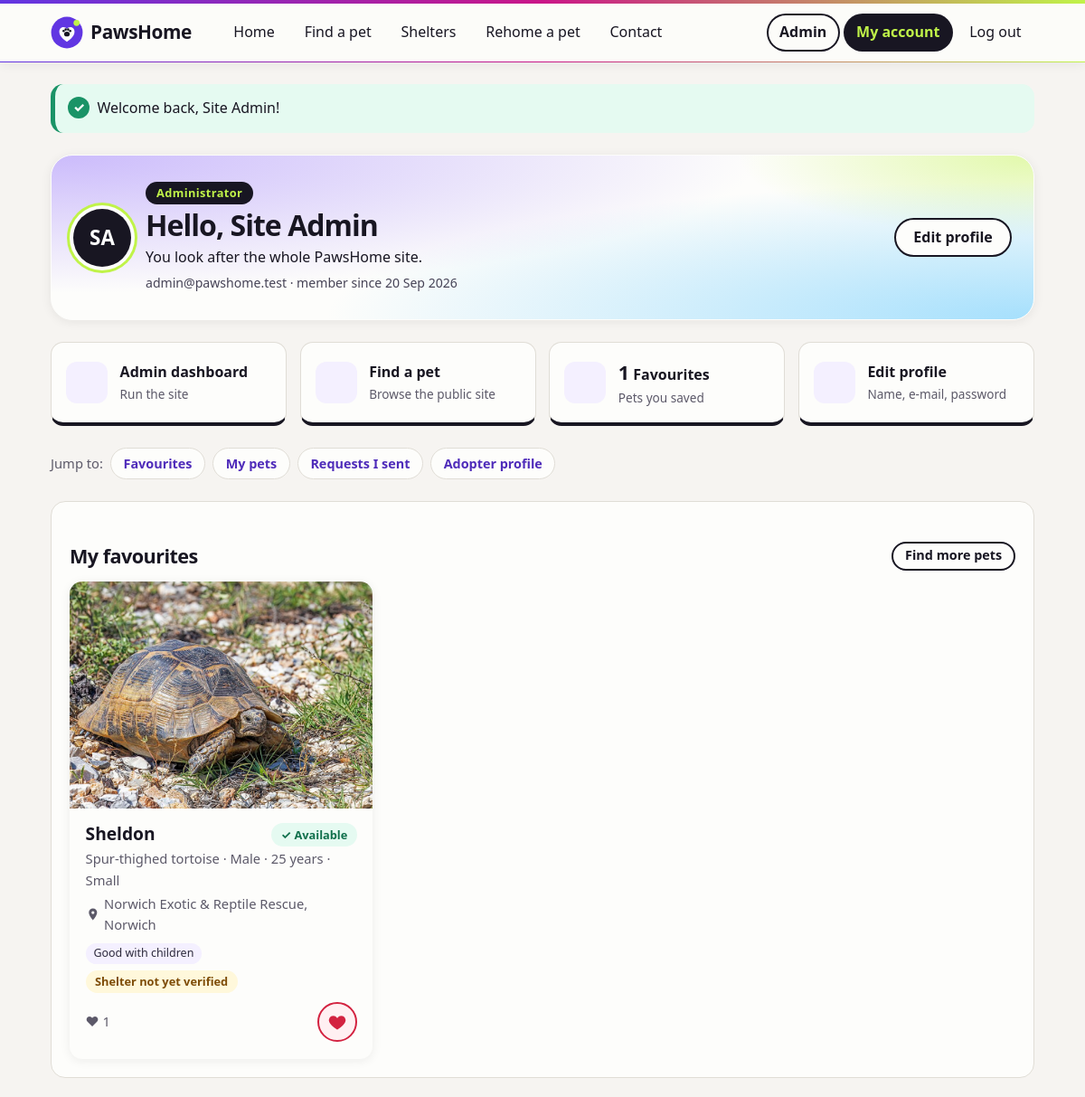
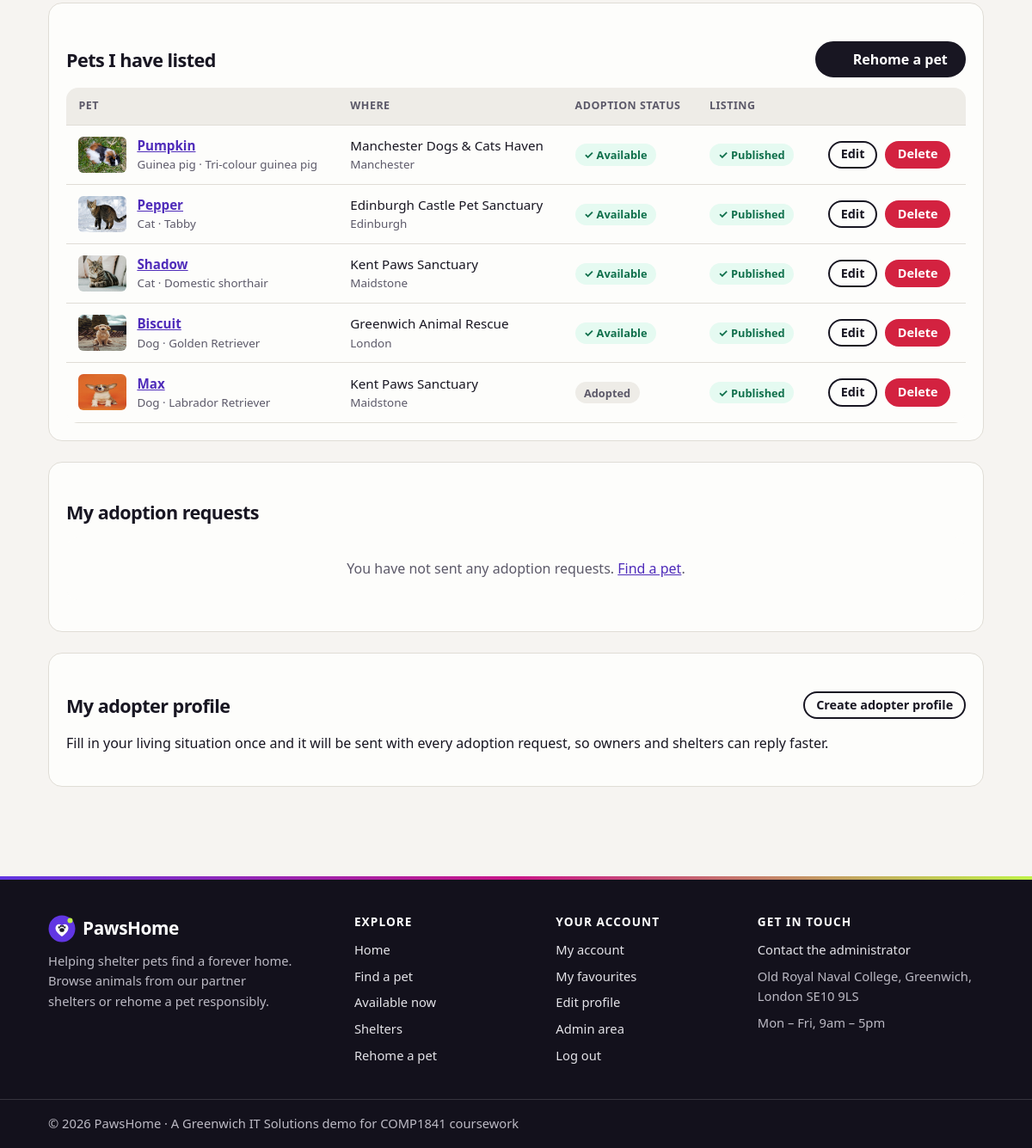
/myaccount.php (signed in), run on the app's committed database (2 pictures, top to bottom).
### tables this page shows
CREATE TABLE user (
    id INT NOT NULL AUTO_INCREMENT,
    name VARCHAR(100) NOT NULL,
    email VARCHAR(255) NOT NULL,
    password VARCHAR(255) NOT NULL,
    role ENUM('member', 'admin') NOT NULL DEFAULT 'member',
    shelterid INT NULL,               
    datejoined DATE NOT NULL,
    PRIMARY KEY (id),
    UNIQUE KEY (email)
);

CREATE TABLE pet (
    id INT NOT NULL AUTO_INCREMENT,
    name VARCHAR(50) NOT NULL,
    age INT NOT NULL,
    gender ENUM('Male', 'Female') NOT NULL,
    description TEXT NOT NULL,
    image VARCHAR(255) NULL,
    imagecredit VARCHAR(255) NULL,    
    imagesource VARCHAR(500) NULL,    
    breed VARCHAR(80) NULL,
    size ENUM('Small', 'Medium', 'Large') NOT NULL DEFAULT 'Medium',
    energy ENUM('Low', 'Medium', 'High') NOT NULL DEFAULT 'Medium',
    vaccinated TINYINT(1) NOT NULL DEFAULT 0,        
    neutered TINYINT(1) NOT NULL DEFAULT 0,
    healthnotes VARCHAR(500) NULL,                   
    goodwithkids TINYINT(1) NOT NULL DEFAULT 0,
    goodwithdogs TINYINT(1) NOT NULL DEFAULT 0,
    goodwithcats TINYINT(1) NOT NULL DEFAULT 0,
    apartmentok TINYINT(1) NOT NULL DEFAULT 0,       
    status ENUM('Available', 'Reserved', 'Adopted') NOT NULL DEFAULT 'Available',
     
    approval ENUM('Pending', 'Approved', 'Rejected') NOT NULL DEFAULT 'Pending',
    reviewnote VARCHAR(255) NULL,     
    dateadded DATE NOT NULL,
    speciesid INT NOT NULL,
    shelterid INT NULL,               
    city VARCHAR(100) NULL,           
    userid INT NULL,
    PRIMARY KEY (id),
    FOREIGN KEY (speciesid) REFERENCES species (id) ON DELETE RESTRICT,
    FOREIGN KEY (shelterid) REFERENCES shelter (id) ON DELETE RESTRICT,
    FOREIGN KEY (userid) REFERENCES user (id) ON DELETE SET NULL
);

CREATE TABLE species (
    id INT NOT NULL AUTO_INCREMENT,
    name VARCHAR(50) NOT NULL,
    PRIMARY KEY (id),
    UNIQUE KEY (name)
);

CREATE TABLE shelter (
    id INT NOT NULL AUTO_INCREMENT,
    name VARCHAR(100) NOT NULL,
    city VARCHAR(100) NOT NULL,
    email VARCHAR(255) NOT NULL,
    phone VARCHAR(30) NOT NULL,
    verified TINYINT(1) NOT NULL DEFAULT 0,    
    PRIMARY KEY (id)
);

### templates/petstable.html.php (the view, shortened to what the rows shown need)
<div class="table-wrap">
	<table class="data-table">
		<thead>
			<tr><th scope="col">Pet</th><th scope="col">Where</th><th scope="col">Adoption status</th><th scope="col">Listing</th><th scope="col"><span class="visually-hidden">Actions</span></th></tr>
		</thead>
		<tbody>
			<?php foreach ($petList as $pet): ?>
				<tr>
					<td data-label="Pet">
						<div class="cell-with-thumb">
							<img class="thumb" src="<?=html(imagePath($pet['image']))?>" alt="" width="56" height="42">
							<div>
								<a class="cell-title" href="pet.php?id=<?=html($pet['id'])?>"><?=html($pet['name'])?></a>
								<span class="cell-sub"><?=html($pet['speciesname'])?><?=$pet['breed'] ? ' &middot; ' . html($pet['breed']) : ''?></span>
							</div>
						</div>
					</td>
					<td data-label="Where"><?=html($pet['sheltername'] ?? 'Private rehoming')?><span class="cell-sub"><?=html($pet['sheltercity'])?></span></td>
					<td data-label="Adoption status"><span class="badge badge-<?=strtolower(html($pet['status']))?>"><?=html($pet['status'])?></span></td>
					<td data-label="Listing">
						<span class="badge badge-<?=strtolower(html($pet['approval']))?>"><?=html(reviewLabel($pet['approval']))?></span>
					</td>
					<td class="actions" data-label="Actions">
						<a class="btn btn-small btn-outline" href="editpet.php?id=<?=html($pet['id'])?>">Edit<span class="visually-hidden"> <?=html($pet['name'])?></span></a>
						<form action="deletepet.php" method="post" class="inline-form" data-confirm="Delete <?=html($pet['name'])?>? This cannot be undone.">
							<button class="btn btn-small btn-danger" type="submit">Delete<span class="visually-hidden"> <?=html($pet['name'])?></span></button>
						</form>
					</td>
				</tr>
			<?php endforeach; ?>
		</tbody>
	</table>
</div>

### templates/myaccount.html.php (shortened to what the rows shown need)
<?php
[$roleLabel, $roleText] = roleInfo($role);
$sections = [];
ob_start(); ?>
<section class="account-section" id="adopter-profile" aria-labelledby="adopter-heading">
	<div class="section-head">
		<h2 id="adopter-heading">My adopter profile</h2>
	</div>
</section>
<?php $sections['profile'] = ob_get_clean();
ob_start(); ?>
<section class="account-section" id="favourites" aria-labelledby="favourites-heading">
	<div class="section-head">
		<h2 id="favourites-heading">My favourites</h2>
		<a class="btn btn-small btn-outline" href="pets.php">Find more pets</a>
	</div>
	<?php if (empty($favourites)): ?>
		<p class="empty">You have not saved any pets yet. Press the &hearts; button on a pet to save it here. <a href="pets.php">Find a pet</a>.</p>
	<?php else: ?>
		<div class="grid">
			<?php foreach ($favourites as $pet): ?>
				<?php include __DIR__ . '/petcard.html.php'; ?>
			<?php endforeach; ?>
		</div>
	<?php endif; ?>
</section>
<?php $sections['favourites'] = ob_get_clean();
if ($shelterPets !== null): ?>
<?php endif;
$sections['shelter'] = ob_get_clean();
if ($role != 'staff' || !empty($myPets)): ?>
<section class="account-section" id="my-pets" aria-labelledby="mypets-heading">
	<div class="section-head">
		<h2 id="mypets-heading"><?=$shelterPets !== null ? 'Other pets I have listed' : 'Pets I have listed'?></h2>
		<a class="btn<?=$role == 'adopter' ? ' btn-outline' : ''?>" href="addpet.php"><?=icon('plus')?> Rehome a pet</a>
	</div>
	<?php if (empty($myPets)): ?>
		<p class="empty">You have not listed any pets yet. Need to find a new home for your pet? Press <strong>Rehome a pet</strong>.</p>
	<?php else: ?>
		<?php $petList = $myPets; $tableCaption = 'Pets I have listed'; include __DIR__ . '/petstable.html.php'; ?>
	<?php endif; ?>
</section>
<?php endif;
$sections['mypets'] = ob_get_clean();
ob_start(); ?>
<section class="account-section" id="my-requests" aria-labelledby="myrequests-heading">
	<div class="section-head">
		<h2 id="myrequests-heading">My adoption requests</h2>
	</div>
</section>
<?php $sections['myrequests'] = ob_get_clean();
$order = [
	'admin' => ['favourites', 'mypets', 'myrequests', 'profile'],
	'staff' => ['shelter', 'mypets', 'myrequests', 'favourites', 'profile'],
	'owner' => ['mypets', 'myrequests', 'favourites', 'profile'],
	'adopter' => ['myrequests', 'favourites', 'profile', 'mypets']
][$role];
?>
<header class="role-hero role-<?=html($role)?>">
	<div class="role-hero-main">
		<span class="avatar" aria-hidden="true"><?=html(initials($user['name']))?></span>
		<div>
			<p class="role-chip"><?=html($roleLabel)?><?=$role == 'staff' ? ' &middot; ' . html($user['sheltername']) : ''?></p>
			<h1>Hello, <?=html($user['name'])?></h1>
			<p class="role-hero-text"><?=html($roleText)?></p>
			<p class="role-hero-meta"><?=html($user['email'])?> &middot; member since <?=formatDate($user['datejoined'])?></p>
		</div>
	</div>
</header>
<?php foreach ($order as $key): ?>
	<?=$sections[$key]?>
<?php endforeach; ?>

### templates/petcard.html.php (shortened to what the rows shown need)
<article class="card pet-card">
	<a class="card-image" href="pet.php?id=<?=html($pet['id'])?>" tabindex="-1" aria-hidden="true">
		<img src="<?=html(imagePath($pet['image']))?>" alt="<?=html($pet['name'])?>" loading="lazy" width="400" height="300">
	</a>
	<div class="card-body">
		<div class="card-top">
			<h3><a href="pet.php?id=<?=html($pet['id'])?>"><?=html($pet['name'])?></a></h3>
			<span class="badge badge-<?=strtolower(html($pet['status']))?>"><?=html($pet['status'])?></span>
		</div>
		<p class="meta"><?=html($pet['breed'] ?: $pet['speciesname'])?> &middot; <?=html($pet['gender'])?> &middot; <?=html($pet['age'])?> <?=$pet['age'] == 1 ? 'year' : 'years'?> &middot; <?=html($pet['size'])?></p>
		<p class="meta meta-place">
			<svg aria-hidden="true" viewBox="0 0 24 24" width="16" height="16"><path fill="currentColor" d="M12 2a7 7 0 0 0-7 7c0 5.2 7 13 7 13s7-7.8 7-13a7 7 0 0 0-7-7zm0 9.5A2.5 2.5 0 1 1 12 6.5a2.5 2.5 0 0 1 0 5z"/></svg>
			<?=html(placeLabel($pet))?>
		</p>
		<?php
		$tags = [];
		foreach (compatibilityOptions() as $column => $label) {
			if ($pet[$column]) {
				$tags[] = $label;
			}
		}
		?>
		<?php if ($tags): ?>
			<ul class="tag-list" aria-label="Suits">
				<?php foreach ($tags as $tag): ?>
					<li class="tag"><?=html($tag)?></li>
				<?php endforeach; ?>
			</ul>
		<?php endif; ?>
		<p class="trust-row"><?php include __DIR__ . '/trustbadge.html.php'; ?></p>
		<div class="card-footer">
			<span class="meta favourite-count">&hearts; <span data-count-for="<?=html($pet['id'])?>"><?=html($pet['favouritecount'])?></span> <span class="visually-hidden">people saved this pet</span></span>
			<?php if (isLoggedIn()): ?>
				<?php include __DIR__ . '/favouritebutton.html.php'; ?>
			<?php endif; ?>
		</div>
	</div>
</article>

### templates/trustbadge.html.php (shortened to what the rows shown need)
<?php if (isPrivateRehoming($pet)): ?>
	<span class="badge badge-private" title="Listed by a private owner, not a shelter">Private rehoming</span>
<?php elseif ($pet['shelterverified']): ?>
	<span class="badge badge-verified" title="This shelter has been checked by the PawsHome team"><span aria-hidden="true">&#10003;</span> Verified shelter</span>
<?php else: ?>
	<span class="badge badge-unverified" title="The PawsHome team has not checked this shelter yet">Shelter not yet verified</span>
<?php endif; ?>

### templates/favouritebutton.html.php (shortened to what the rows shown need)
<?php $saved = in_array($pet['id'], $favouriteIds); ?>
<div class="favourite-wrap">
<form action="favourite.php" method="post" class="inline-form favourite-form">
	<button class="btn-favourite<?=$saved ? ' saved' : ''?>" type="submit" aria-pressed="<?=$saved ? 'true' : 'false'?>"
		title="<?=$saved ? 'Remove from favourites' : 'Save to favourites'?>">
		<svg aria-hidden="true" viewBox="0 0 24 24" width="20" height="20"><path d="M12 21s-7.5-4.6-9.6-9.2C1 8.6 3 5 6.6 5c2.1 0 3.6 1.2 4.4 2.5h2C13.8 6.2 15.3 5 17.4 5 21 5 23 8.6 21.6 11.8 19.5 16.4 12 21 12 21z"/></svg>
	</button>
</form>
</div>

### data on the page
user: name "SA", name "Site Admin", email "admin@pawshome.test", datejoined "20 Sep 2026"
pet: image (picture), name "Sheldon", status "Available", breed "Spur-thighed tortoise", gender "Male", age "25", shows "years", size "Small", pet "Norwich Exotic & Reptile Rescue, Norwich", tag "Good with children", shows "Shelter not yet verified", favouritecount "1"
pet: image (picture), name "Pumpkin", speciesid.name "Guinea pig", breed "Tri-colour guinea pig", shelterid.name "Manchester Dogs & Cats Haven", sheltercity "Manchester", status "Available", approval "Published"
pet: image (picture), name "Pepper", speciesid.name "Cat", breed "Tabby", shelterid.name "Edinburgh Castle Pet Sanctuary", sheltercity "Edinburgh", status "Available", approval "Published"
pet: image (picture), name "Shadow", speciesid.name "Cat", breed "Domestic shorthair", shelterid.name "Kent Paws Sanctuary", sheltercity "Maidstone", status "Available", approval "Published"
pet: image (picture), name "Biscuit", speciesid.name "Dog", breed "Golden Retriever", shelterid.name "Greenwich Animal Rescue", sheltercity "London", status "Available", approval "Published"
pet: image (picture), name "Max", speciesid.name "Dog", breed "Labrador Retriever", shelterid.name "Kent Paws Sanctuary", sheltercity "Maidstone", status "Adopted", approval "Published"

### other printed values
html($flash['message']) "Welcome back, Site Admin!"
html($roleLabel) "Administrator"
html($roleText) "You look after the whole PawsHome site."
html($t[3]) "Admin dashboard"
html($t[4]) "Run the site"
html($t[3]) "Find a pet"
html($t[4]) "Browse the public site"
html($t[2]) "1"
html($t[3]) "Favourites"
html($t[4]) "Pets you saved"
html($t[3]) "Edit profile"
html($t[4]) "Name, e-mail, password"
$jump[$key][1] "Favourites"
$jump[$key][1] "My pets"
$jump[$key][1] "Requests I sent"
